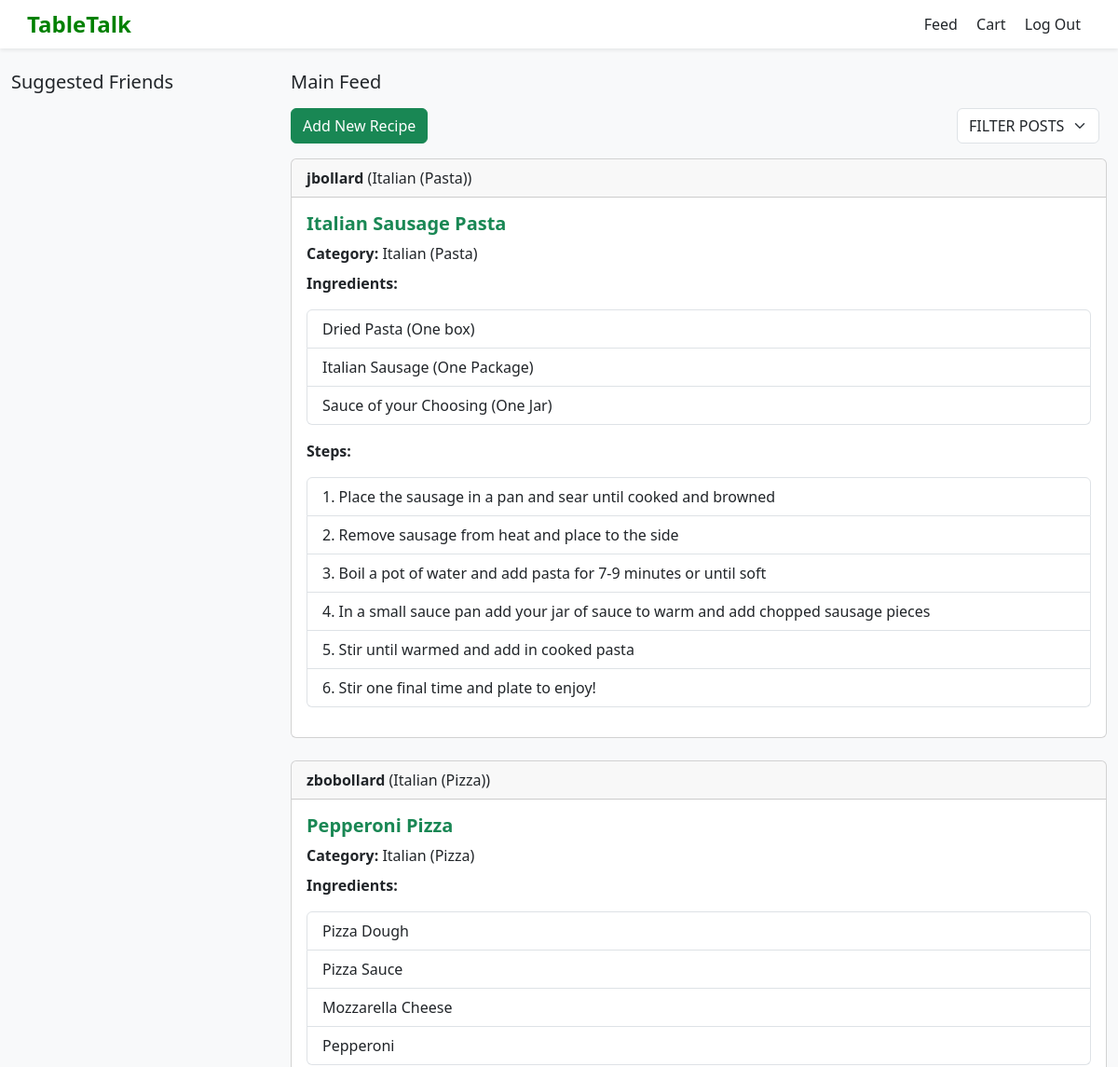
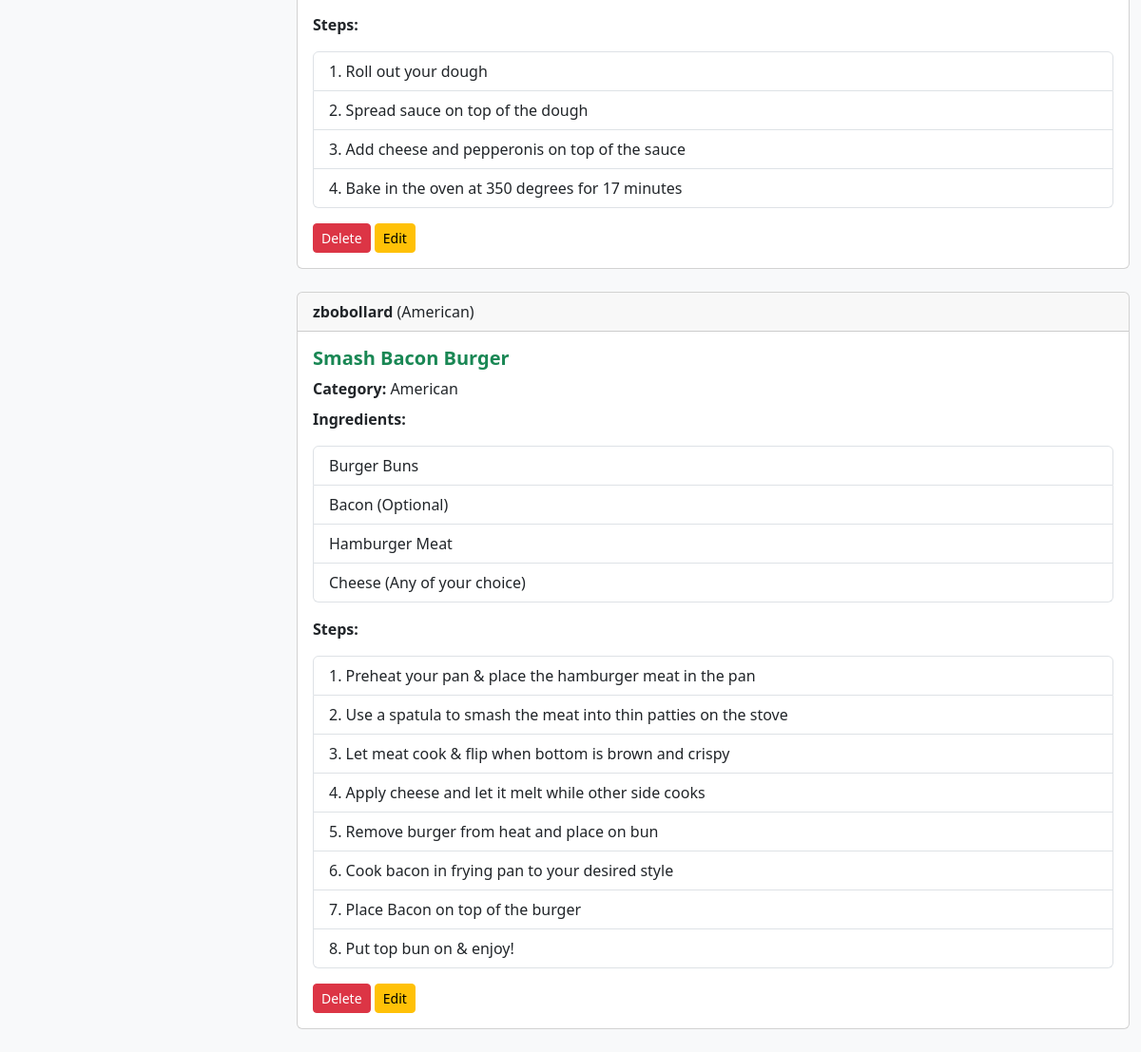
Screenshot of /show_feed (signed in) with the database file from the repository (2 pictures, top to bottom).
### tables this page shows
CREATE TABLE "posts" (
    id INTEGER PRIMARY KEY AUTOINCREMENT,
    title TEXT NOT NULL,
    category TEXT NOT NULL,
    user_id INTEGER NOT NULL,
    appliance_id INTEGER, username, ingredients, steps,  -- now optional
    -- include any other columns you had
    FOREIGN KEY (user_id) REFERENCES users(id)
);

### app.py (the view)
@app.route('/show_feed', methods=['GET', 'POST'])
def show_feed():
    if 'username' in session:
        db = get_db()
        cur = db.execute('SELECT * FROM posts ORDER BY id DESC')
        feed = cur.fetchall()
        return render_template('main_feed.html', posts=feed)
    else:
        flash("Please log in to view the feed", "error")
        return render_template('login.html')

### app.py (called while the page is built)
def connect_db():
    rv = sqlite3.connect(app.config['DATABASE'])
    rv.row_factory = sqlite3.Row
    return rv

def get_db():
    if not hasattr(g, 'sqlite_db'):
        g.sqlite_db = connect_db()
    return g.sqlite_db

### templates/main_feed.html (shortened to what this page needs)
{% extends "layout.html" %}
{% block content %}
<div class="container-fluid mt-4">
  <div class="row">
    <div class="col-md-3">
      <h5 class="mb-3">Suggested Friends</h5>
    </div>
    <div class="col-md-9">
      <h5 class="mb-3">Main Feed</h5>
      <div class="d-flex justify-content-between align-items-center mb-3">
        <button type="button" class="btn btn-success" data-bs-toggle="modal" data-bs-target="#recipeModal">Add New Recipe</button>
        <select class="form-select w-auto me-2">
          <option selected>FILTER POSTS</option>
        </select>
      </div>
      {% for post in posts %}
      <div class="card mb-4">
        <div class="card-header">
          <strong>{{ post.username }}</strong> ({{ post.category }})
        </div>
        <div class="card-body">
          <h5 class="card-title text-success fw-bold">{{ post.title }}</h5>
          <div class="mb-2"><strong>Category:</strong> {{ post.category }}</div>
          <p><strong>Ingredients:</strong></p>
          <ul class="list-group mb-3">
            {% for ingredient in post.ingredients.split('\n') %}
            <li class="list-group-item">{{ ingredient }}</li>
            {% endfor %}
          </ul>
          <p><strong>Steps:</strong></p>
          <ol class="list-group list-group-numbered mb-3">
            {% for step in post.steps.split('\n') %}
            <li class="list-group-item">{{ step }}</li>
            {% endfor %}
          </ol>
          {% if post.username == session['username'] %}
          <div class="mt-2">
            <form method="POST" action="{{ url_for('delete_post', post_id=post.id) }}" style="display:inline;">
              <button type="submit" class="btn btn-danger btn-sm">Delete</button>
            </form>
            <button type="button"
                    class="btn btn-warning btn-sm"
                    data-bs-toggle="modal"
                    data-bs-target="#editModal"
                    data-id="{{ post.id }}"
                    data-title="{{ post.title }}"
                    data-category="{{ post.category }}"
                    data-ingredients="{{ post.ingredients | escape }}"
                    data-steps="{{ post.steps | escape }}">
              Edit</button>
          </div>
          {% endif %}
        </div>
      </div>
      {% endfor %}
    </div>
  </div>
</div>
{% endblock %}

### templates/layout.html (shortened to what this page needs)
<!DOCTYPE html>
<html lang="en">
<head>
    <link href="https://cdn.jsdelivr.net/npm/bootstrap@5.3.2/dist/css/bootstrap.min.css" rel="stylesheet">
</head>
<body>
    <nav class="navbar navbar-light bg-white shadow-sm px-4">
        <span class="logo">
             TableTalk
        </span>
        <div>
            <a href="{{ url_for('show_feed') }}" class="nav-link d-inline-block me-3">Feed</a>
            <a href="{{ url_for('show_cart') }}" class="nav-link d-inline-block me-3">Cart</a>
            <a href="{{ url_for('logout') }}" class="nav-link d-inline-block me-3">Log Out</a>
        </div>
    </nav>
    {% block content %}
    {% endblock %}
</body>
</html>

### templates/layout.html (style rules this page uses)
body { background-color: #f8f9fa; }
.logo { font-size: 1.5rem; font-weight: bold; color: green; }

### rows the page displays
posts: username "jbollard", category "Italian (Pasta)", title "Italian Sausage Pasta", ingredient "Dried Pasta (One box)" "Italian Sausage (One Package)" "Sauce of your Choosing (One Jar)", step "Place the sausage in a pan and sear until cooked and browned" "Remove sausage from heat and place to the side" "Boil a pot of water and add pasta for 7-9 minutes or until soft" "In a small sauce pan add your jar of sauce to warm and add chopped sausage pieces" "Stir until warmed and add in cooked pasta" "Stir one final time and plate to enjoy!"
posts: username "zbobollard", category "Italian (Pizza)", title "Pepperoni Pizza", ingredient "Pizza Dough" "Pizza Sauce" "Mozzarella Cheese" "Pepperoni", step "Roll out your dough" "Spread sauce on top of the dough" "Add cheese and pepperonis on top of the sauce" "Bake in the oven at 350 degrees for 17 minutes"
posts: username "zbobollard", category "American", title "Smash Bacon Burger", ingredient "Burger Buns" "Bacon (Optional)" "Hamburger Meat" "Cheese (Any of your choice)", step "Preheat your pan & place the hamburger meat in the pan" "Use a spatula to smash the meat into thin patties on the stove" "Let meat cook & flip when bottom is brown and crispy" "Apply cheese and let it melt while other side cooks" "Remove burger from heat and place on bun" "Cook bacon in frying pan to your desired style" "Place Bacon on top of the burger" "Put top bun on & enjoy!"
